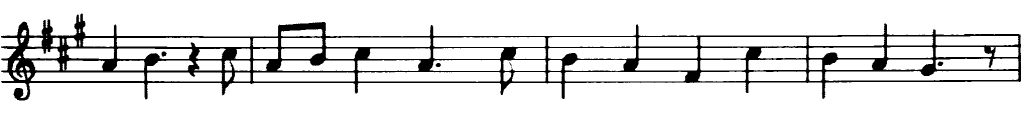
#> input picture notes.png, 1024 x 134 px, found by its file name
$ jupyter execute test.ipynb
#> lines starting #> are read from the running program, lines starting #| are printed output that depends on the picture
[cell 1]
import cv2
import matplotlib.pyplot as plt
import numpy as np

- Ref: https://answers.opencv.org/question/53293/how-to-remove-line-on-music-sheet/

[cell 2]
image = cv2.imread(r'\notes.png', cv2.IMREAD_GRAYSCALE)
#> image is the input picture: shape (134, 1024); min 0, max 255, mean 229.4
plt.imshow(image, cmap = 'gray')

[cell 3]
image.shape
#> Out = (134, 1024)

[cell 4]
binImg = np.array([[255] * 1024] * 134)
binImg = binImg.astype(np.uint8)

for r in range(134):
    for c in range(1024):
        if (image[r][c] > 15):
            binImg[r][c] = 0
# using built-in cv2 image thresholding for shorter code

plt.imshow(binImg, cmap = 'gray')
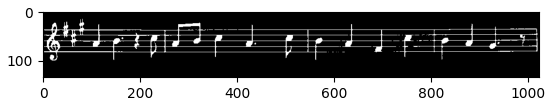
#> figure drawn by matplotlib, 1 panel

[cell 5]
test = cv2.medianBlur(binImg, 3)
plt.imshow(cmap = 'gray', X = test)
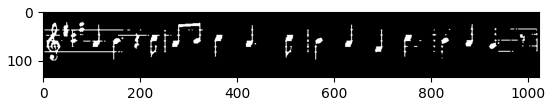
#> figure drawn by matplotlib, 1 panel

[cell 6]
imgMod = cv2.morphologyEx(binImg, cv2.MORPH_OPEN, cv2.getStructuringElement(0, (1, 3)))

fig, axs = plt.subplots(1, 2)
fig.set_size_inches((14, 9))
axs[0].imshow(imgMod, cmap = 'gray')
axs[1].imshow(cv2.morphologyEx(test, cv2.MORPH_OPEN, cv2.getStructuringElement(1, (1, 3))), cmap = 'gray') # For fun
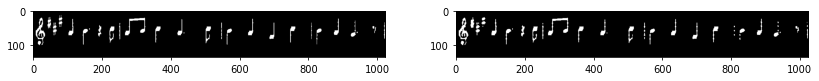
#> figure drawn by matplotlib, 2 panels

[cell 7]
fig, axs = plt.subplots(1, 2)
fig.set_size_inches((14, 9))
axs[0].imshow(imgMod, cmap = 'gray')

imgEdge = imgMod - cv2.morphologyEx(imgMod, cv2.MORPH_ERODE, cv2.getStructuringElement(2, (3, 3)))

axs[1].imshow(imgMod, cmap = 'gray')

[cell 8]
imgEdge = cv2.morphologyEx(imgEdge, cv2.MORPH_CLOSE, cv2.getStructuringElement(2, (2, 2)))
imgEdge = cv2.morphologyEx(imgEdge, cv2.MORPH_DILATE, cv2.getStructuringElement(2, (3, 3)))

plt.imshow(imgEdge, cmap = 'gray')
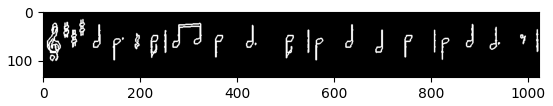
#> figure drawn by matplotlib, 1 panel

[cell 9]
result = np.array([[13] * 1024] * 134)
resultNoSmooth = np.array([[255] * 1024] * 134)

for r in range(134):
    for c in range(1024):

        if imgMod[r][c] == 255:
            resultNoSmooth[r][c] = 0

        if imgEdge[r][c] == 255:
            result[r][c] = 0
        else:
            result[r][c] = 255 - imgMod[r][c]
# Use cv2 built-in func to simplify the above block of code

fig, axs = plt.subplots(1, 2)
fig.set_size_inches((14, 9))

axs[0].imshow(result, cmap = 'gray')
axs[1].imshow(resultNoSmooth, cmap = 'gray')
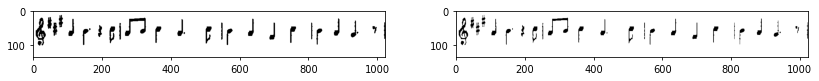
#> figure drawn by matplotlib, 2 panels

$ run again, with template.png copied over notes.png
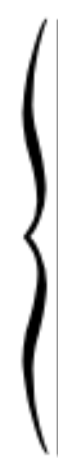
#> input picture template.png, 58 x 466 px, found by its file name
#> image is the input picture: shape (466, 58); min 0, max 255, mean 217.6
#> `[cell 8] imgEdge = cv2.morphologyEx(imgEdge, cv2.MORPH_CLOSE, cv2.getS..`:
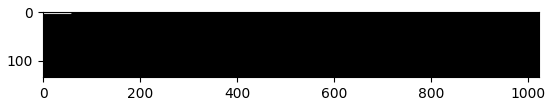
#> figure drawn by matplotlib, 1 panel
#> `[cell 9] result = np.array([[13] * 1024] * 134) resultNoSmooth = np.ar..`:
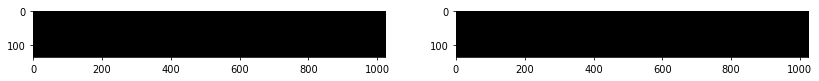
#> figure drawn by matplotlib, 2 panels
